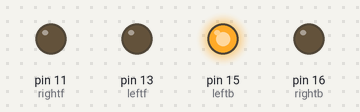
Recording of a program running on a simulated Raspberry Pi (header pin numbers). Parts: output pins drawn as LEDs (lit = HIGH). At 1.0 s the program stops and its outputs stay as they are.

Above: at 0.1 s.
At 1.1 s:
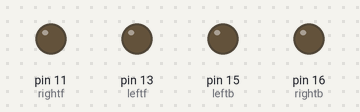
Timing chart, 0 to 2.5 s (numbered marks = the images above):
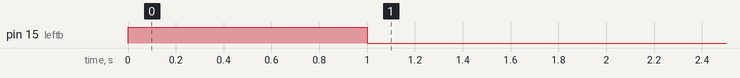

The program:

forward.py
```python
import RPi.GPIO as GPIO
import time

rightf = 11
leftf = 13
rightb = 16
leftb = 15


GPIO.setmode(GPIO.BOARD)
GPIO.setup(leftb, GPIO.OUT)
GPIO.setup(leftf, GPIO.OUT)
GPIO.setup(rightf, GPIO.OUT)
GPIO.setup(rightb, GPIO.OUT)


sleep_time = 1

GPIO.output(leftf,False)
GPIO.output(leftb,True)
time.sleep(sleep_time)
GPIO.cleanup()
```

Measured:
- by itself, pin 15 (leftb): LOW → HIGH at 0.00 s, → LOW 1.0 s later
